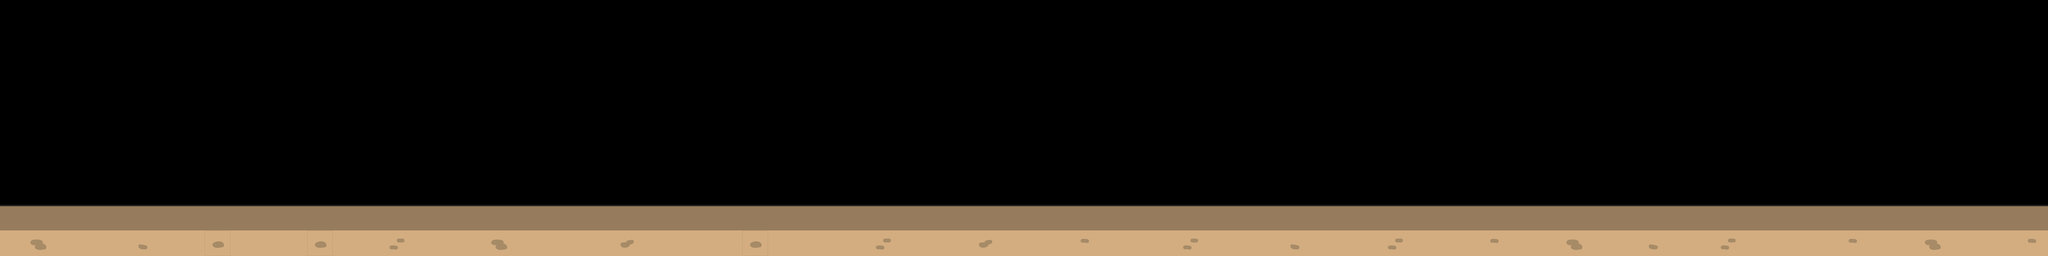

This is a level from a 2D game, rendered from its Tiled map with the project's own tilesets. A one-line summary and the map file follow, with tile-layer data summarised:
An orthogonal 80x10 tile map with 64x64 px tiles, 1 tile layer (groundLayer) and 2 objects (startPoint, endPoint).

<map version="1.2" tiledversion="1.2.4" orientation="orthogonal" renderorder="right-down" width="80" height="10" tilewidth="64" tileheight="64" infinite="0" nextlayerid="12" nextobjectid="20">
 <tileset firstgid="1" name="ground" tilewidth="64" tileheight="64" tilecount="9" columns="3">
  <image source="ground.png" width="192" height="192" />
  <tile id="7">
   <properties>
    <property name="ground" type="bool" value="true" />
   </properties>
  </tile>
 </tileset>
 <layer id="8" name="groundLayer" width="80" height="10">
  <properties>
   <property name="ground" type="bool" value="true" />
  </properties>
  <data>[800 cells, 160 non-empty, 8 distinct tile ids]</data>
 </layer>
 <objectgroup id="11" name="ObjectLayer">
  <object id="15" name="startPoint" x="224" y="458">
   <point />
  </object>
  <object id="16" name="endPoint" x="4705.5" y="400">
   <point />
  </object>
 </objectgroup>
</map>
